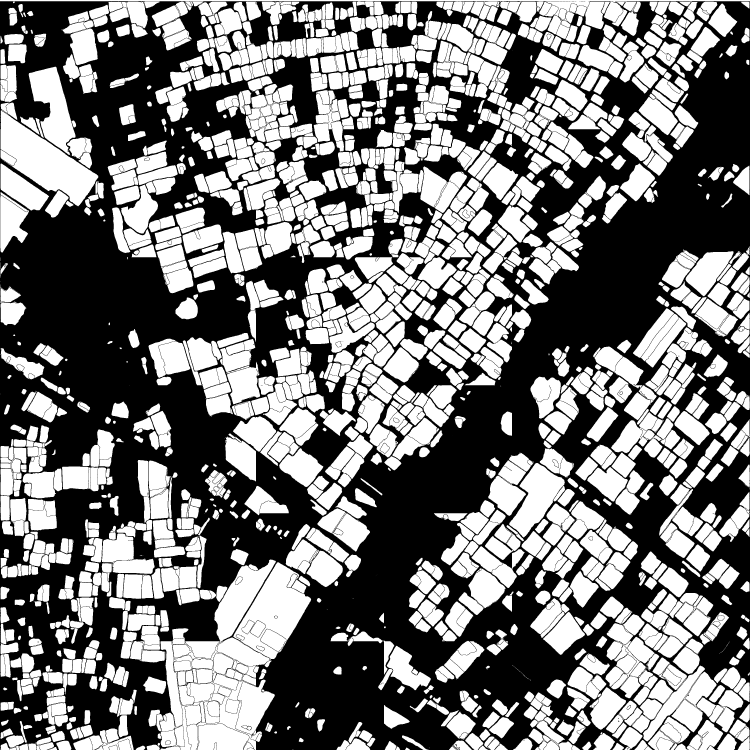
#> input picture Images/building.png, 3000 x 3000 px, found by its file name (shown at 1/4 size)
$ jupyter execute --allow-errors HouseCentroid3.ipynb
#> lines starting #> are read from the running program, lines starting #| are printed output that depends on the picture; after the words box and inside, x2 and y2 are one past the last pixel; in counts of white or black regions, pixels touching at a corner belong together
<a href="https://colab.research.google.com/github/erfanera/SlumImprovment/blob/main/GraphOperation/HouseCentroid3.ipynb" target="_parent"></a>

[cell 1]
import cv2
import matplotlib.pyplot as plt
from skimage import measure
import numpy as np
import requests

from PIL import Image
from io import BytesIO

[cell 2]
#importing the image


# Image URL
img_url = "https://raw.githubusercontent.com/erfanera/SlumImprovment/main/Images/building.png"

# Get the image from the URL
response = requests.get(img_url)
img = Image.open(BytesIO(response.content)).convert('RGB')

# Convert the image to grayscale
cells = cv2.cvtColor(np.array(img), cv2.COLOR_RGB2GRAY)

[cell 3]
cells = 255 - cells
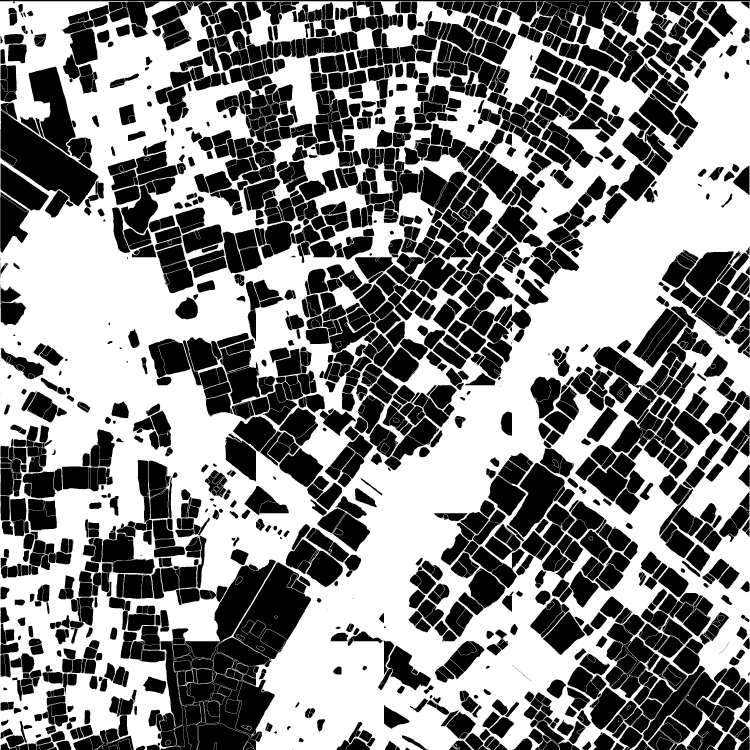
#> cells: shape (3000, 3000) (shown at 1/4 size); min 0, max 255, mean 133.7
_, paths_mask = cv2.threshold(cells, 127, 255, cv2.THRESH_BINARY_INV)
#> paths_mask: shape (3000, 3000); 47.6% white; 4817 white regions (2530 under 20 px), largest, box (x1, y1, x2, y2) and area: (2, 442, 393, 825) 62650, (933, 2249, 1244, 2636) 55193, (115, 267, 302, 620) 33163

# Morphological operations to clean up noise and enhance path structures
kernel = np.ones((5, 5), np.uint8)  # You can adjust the kernel size as needed
cleaned_paths = cv2.morphologyEx(paths_mask, cv2.MORPH_OPEN, kernel)
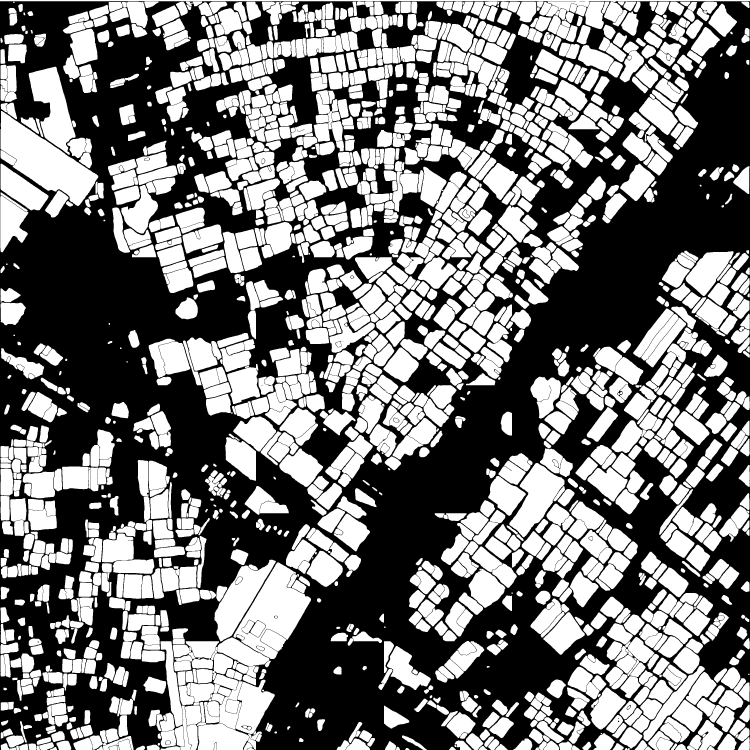
#> cleaned_paths: shape (3000, 3000) (shown at 1/4 size); 47% white; 2127 white regions, largest, box (x1, y1, x2, y2) and area: (2, 444, 393, 824) 62568, (934, 2250, 1244, 2636) 49431, (115, 267, 302, 619) 33142
ret,thresh = cv2.threshold(cells,100,255,cv2.THRESH_BINARY_INV)
#> thresh: shape (3000, 3000); 47.6% white; 4817 white regions (2530 under 20 px)


labels= measure.label(thresh, background=0)
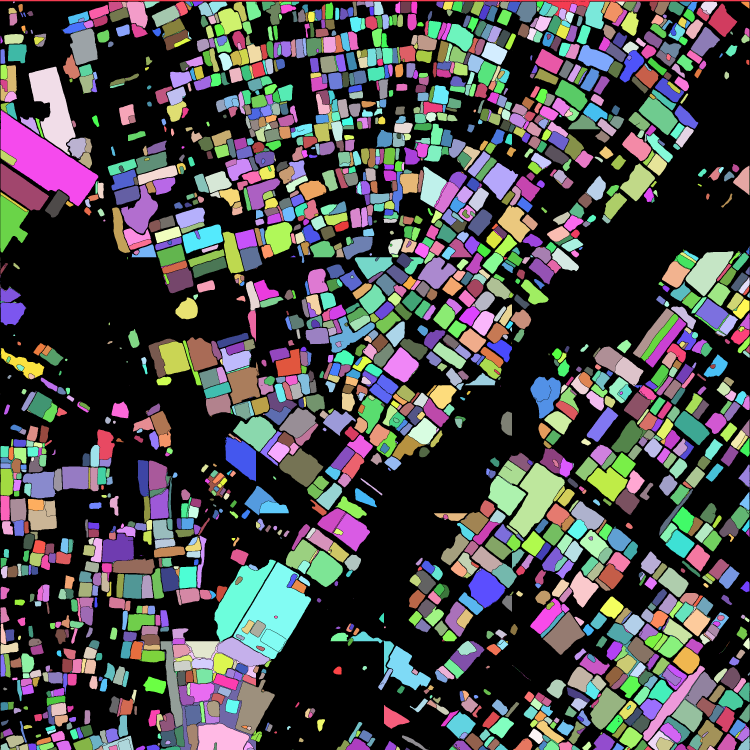
#> labels: shape (3000, 3000) int64 (shown at 1/4 size); 4818 distinct labels, from 0 to 4817; one colour per label, 0 black
bg_label = labels[0,0]
#> bg_label = 1
labels[labels==bg_label] = 0 # Assign background label to 0
#> labels: shape (3000, 3000) int64; 4817 distinct labels, from 0 to 4817

props = measure.regionprops(labels)
#> props = 4816 regions
centroids = np.zeros(shape=(len(np.unique(labels)),2)) # Access the coordinates of centroids
#> centroids = 4817 pairs, first value 0 to 0, second value 0 to 0

[cell 4]
fig, ax = plt.subplots(1, 1, figsize=(8, 8))
#plt.figure(figsize=(20, 20))
plt.axis('off')
ax.imshow(cells,cmap='gray')

for i,prop in enumerate(props):
    my_centroid = prop.centroid
    centroids[i,:]= my_centroid
    ax.plot(my_centroid[1],my_centroid[0],'r.',markersize=2)
#> this loop made 4816 passes
#> my_centroid on passes 1 to 3: (8.76, 55.03), (6, 446), (6, 574.5)
#> after the loop, centroids = 4817 pairs, first value 0 to 2999, second value 0 to 2999

plt.show()
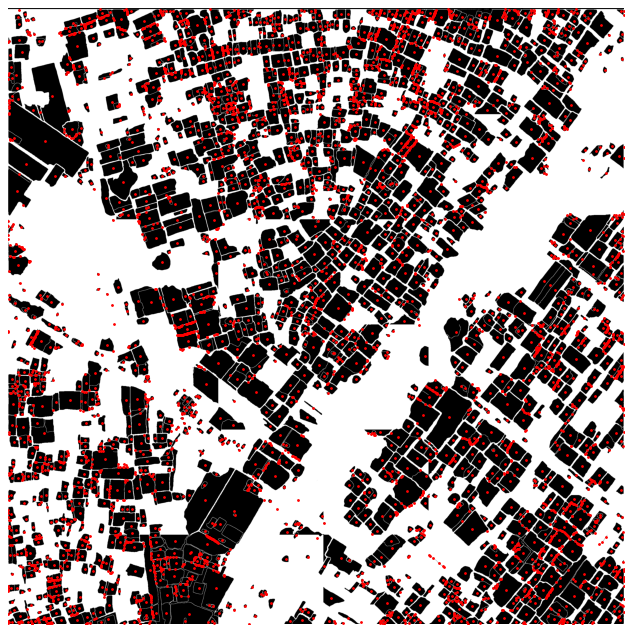
#> figure drawn by matplotlib, 1 panel

[cell 5]
len(centroids)
#> Out = 4817

[cell 6]
import cv2
import matplotlib.pyplot as plt
from skimage import measure
import numpy as np

# Read the image and convert to binary
cells = cv2.imread('/content/Artboard 1 copy 4-4.png', 0)
#> (the rest of this cell did not finish here and is left out)

[cell 7]
centroids = np.zeros(shape=(len(np.unique(labels)),2)) # Access the coordinates of centroids
#> centroids = 4817 pairs, first value 0 to 0, second value 0 to 0

[cell 8]
fig, ax = plt.subplots(1, 1, figsize=(10, 10))
#plt.figure(figsize=(20, 20))
plt.axis('off')
#> (the rest of this cell did not finish here and is left out)

[cell 9]
kernel = np.ones((5, 5), np.uint8)
cleaned_paths = cv2.morphologyEx(paths_mask, cv2.MORPH_OPEN, kernel)

# Label the connected components
labels = measure.label(cleaned_paths, background=0)
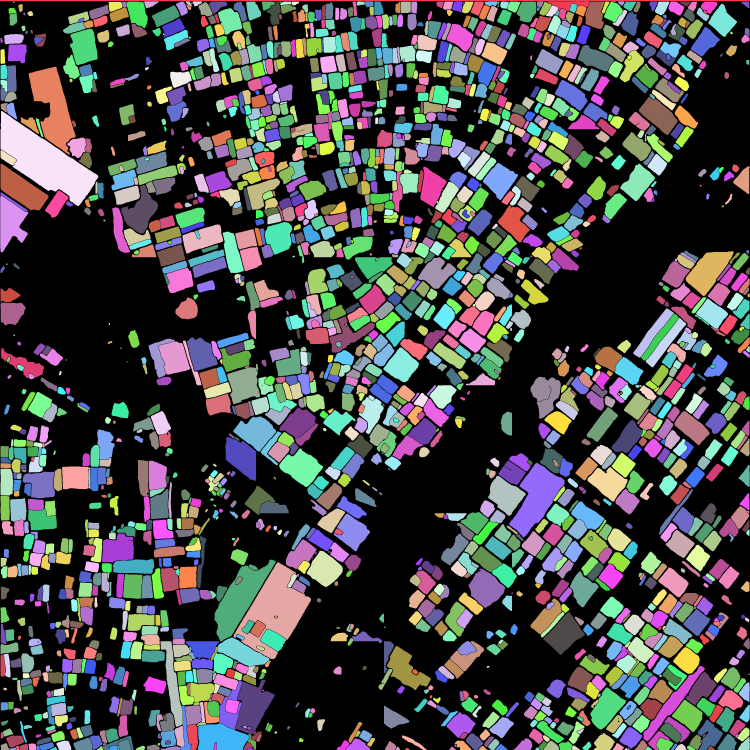
#> labels: shape (3000, 3000) int64 (shown at 1/4 size); 2128 distinct labels, from 0 to 2127; one colour per label, 0 black
props = measure.regionprops(labels)
#> props = 2127 regions; largest, box (x1, y1, x2, y2) and area: (2, 444, 393, 824) 62568, (934, 2250, 1244, 2636) 49431, (115, 267, 302, 619) 33142, (858, 2239, 1103, 2566) 31346, (2037, 1852, 2258, 2149) 30673

# Create a new image to store the cleaned cells, initially set all to background (0)
cleaned_cells = np.zeros_like(cells)
houseCentroid = []
amenityCentroid = []
# Loop through all detected regions
#> (the rest of this cell did not finish here and is left out)

$ run again, with Images/Shadows_Cleaned.png copied over Images/building.png
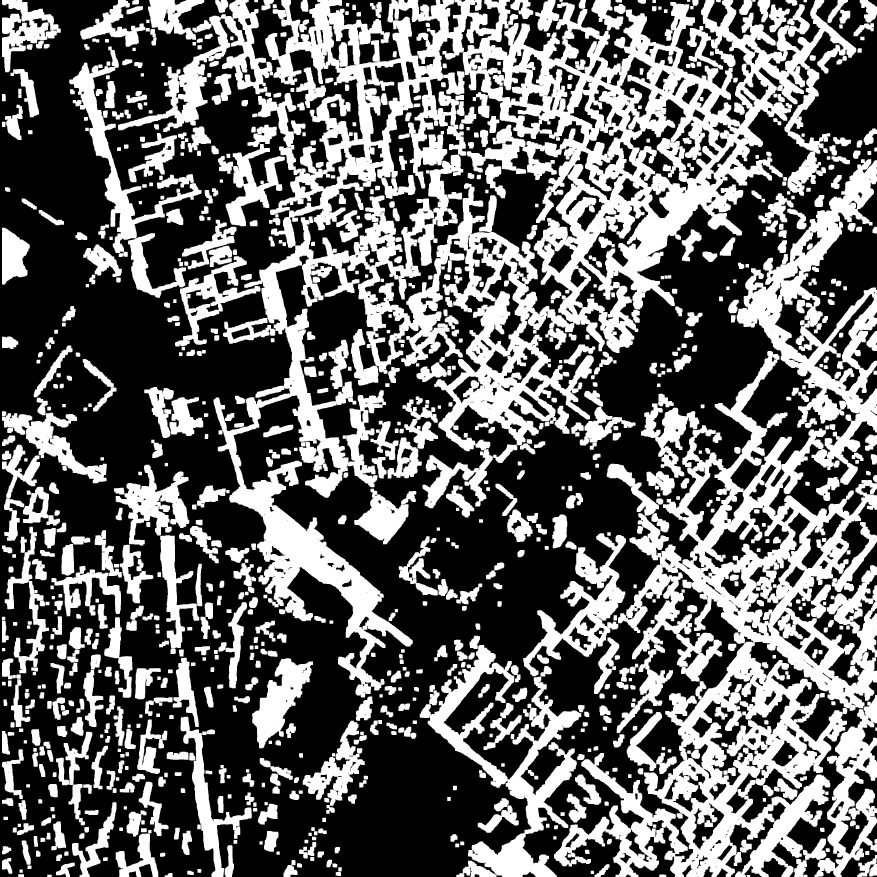
#> input picture Images/Shadows_Cleaned.png, 3508 x 3508 px, found by its file name (shown at 1/4 size)
#> img: PIL image 3508x3508 RGB; 39.3% white; 1040 white regions, largest, box (x1, y1, x2, y2) and area: (854, 0, 3425, 2790) 1731375, (2216, 1404, 3508, 3508) 822871, (2947, 637, 3508, 1939) 206672
#> cells is the input picture: shape (3508, 3508); 39.3% white; 1040 white regions, largest, box (x1, y1, x2, y2) and area: (854, 0, 3425, 2790) 1731375, (2216, 1404, 3508, 3508) 822871, (2947, 637, 3508, 1939) 206672
#> cells: shape (3508, 3508); 60.7% white; 1040 black regions
#> `labels= measure.label(thresh, background=0)`:
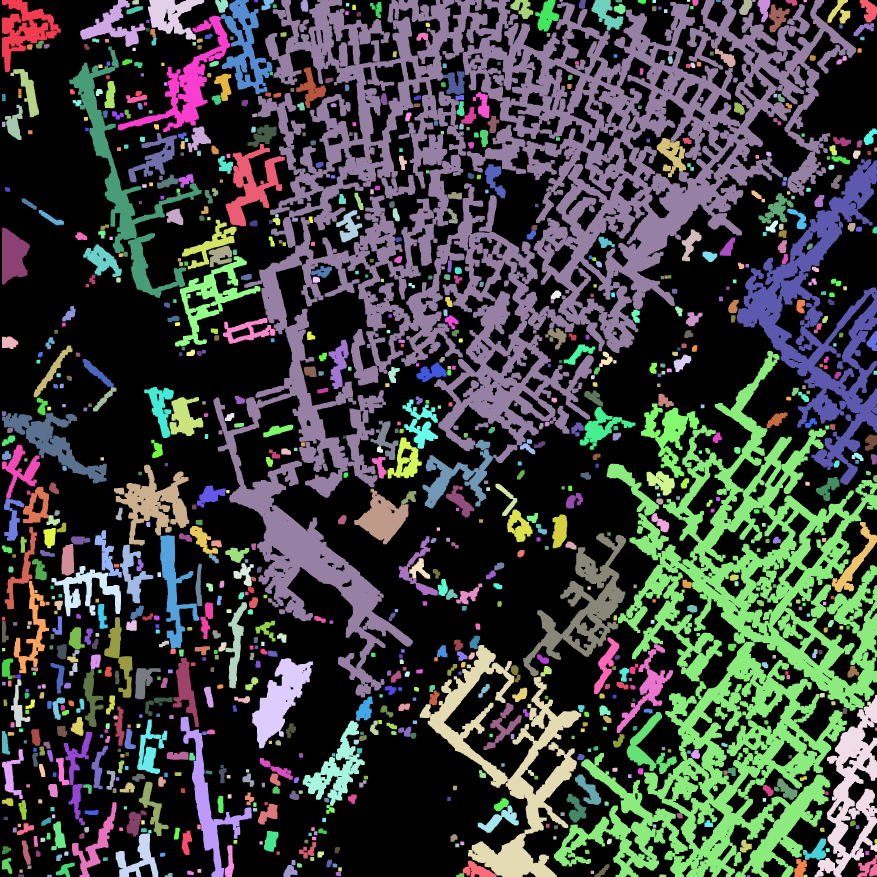
#> labels: shape (3508, 3508) int64 (shown at 1/4 size); 1041 distinct labels, from 0 to 1040; one colour per label, 0 black
#> bg_label = 0
#> props = 1040 regions; largest, box (x1, y1, x2, y2) and area: (854, 0, 3425, 2790) 1731375, (2216, 1404, 3508, 3508) 822871, (2947, 637, 3508, 1939) 206672, (1679, 2580, 2325, 3508) 144269, (277, 186, 806, 1191) 76015
#> `centroids = np.zeros(shape=(len(np.unique(labels)),2))`: centroids = 1041 pairs, first value 0 to 0, second value 0 to 0
#> the loop `for i,prop in enumerate(props):` made 1040 passes
#> my_centroid on passes 1 to 3: (116.6, 97.03), (104.8, 454.5), (8.78, 542.2)
#> after the loop `for i,prop in enumerate(props):`: centroids = 1041 pairs, first value 0 to 3503.5, second value 0 to 3504
#> `plt.show()`:
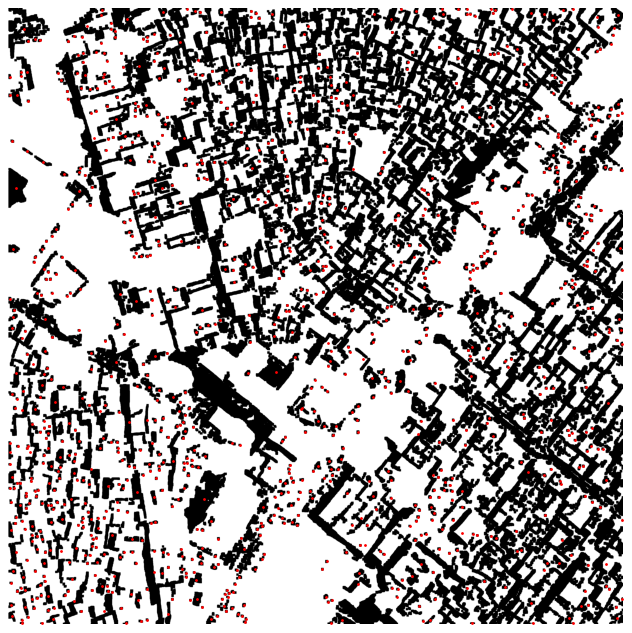
#> figure drawn by matplotlib, 1 panel
#> Out = 1041
#> `centroids = np.zeros(shape=(len(np.unique(labels)),2))`: centroids = 1041 pairs, first value 0 to 0, second value 0 to 0
